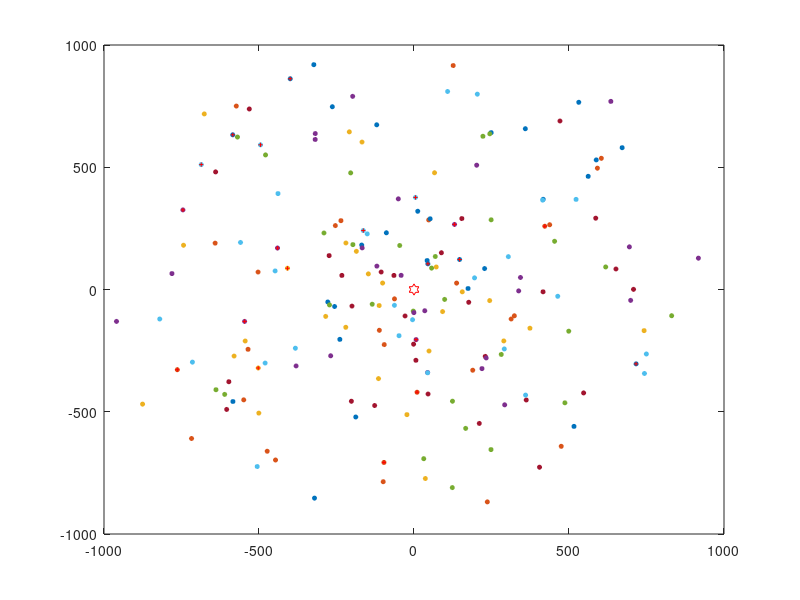

Reproduce this figure in MATLAB.
%To generate the information of devices
%1. de_i: the degree 
%2 x_i: the coordinate
%3. y_i: the coordinate
%4. d_i: the distance to center (d_i is less than R)
%5.a_i: the signal parameter, random in [1,d_i]
%6. s_i: signal strength =a_i/d_i^2
%----------------------------------------

%The geo area 1000x1000
R=1000;
n=200;
capacity=10; %maximum number of devices a group leader can support
k=n/capacity;
infoMatrix=zeros(6,n);



%step1: generate information
infoMatrix(1,:)=2*pi*rand(1,n);
infoMatrix(4,:)=R/15+14*R/15*rand(1,n);
infoMatrix(2,:)=infoMatrix(4,:).*cos(infoMatrix(1,:));
infoMatrix(3,:)=infoMatrix(4,:).*sin(infoMatrix(1,:));
infoMatrix(5,:)=(infoMatrix(4,:).^2-1).*rand(1,n)+1;
infoMatrix(6,:)=infoMatrix(5,:)./infoMatrix(4,:).^2;




plot(0,0,'-hr','MarkerSize',8)
hold on
for i=1:n
plot(infoMatrix(2,i),infoMatrix(3,i),'o','MarkerSize',3,'MarkerFaceColor','auto')
hold on
end

%step2: sort the matrix, the last k nodes are group leader
[r, c] = size(infoMatrix); 
tmp=infoMatrix;
tmp(1,:) = infoMatrix(r,:); 
tmp(r,:) = infoMatrix(1,:); 
infoMatrix=tmp;

sortMatrix=sortrows(infoMatrix')';

for i=n-k+1:n
plot(sortMatrix(2,i),sortMatrix(3,i),'+r','MarkerSize',3)
hold on
end
